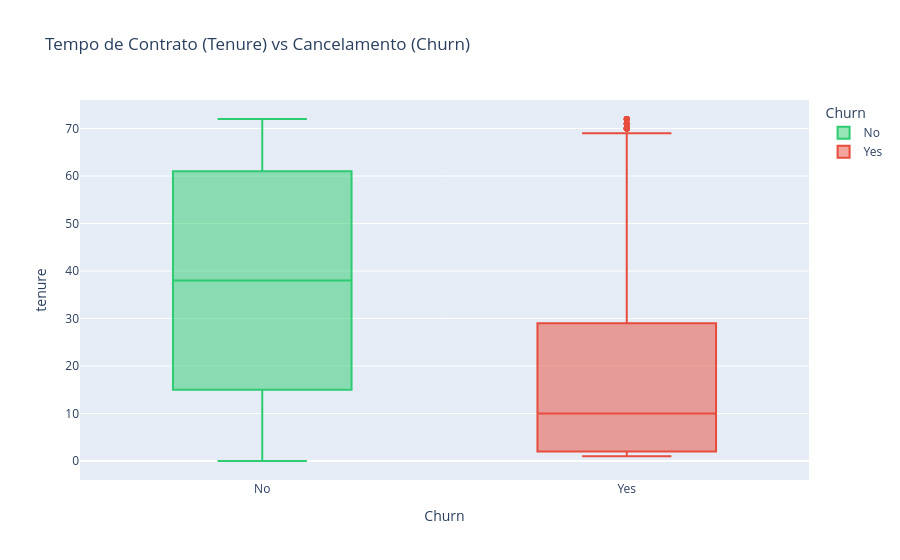

This figure's notebook cell:
### Markdown cell above
● Relação com o alvo (Churn)

### Code cell
print("Cancelamento por tempo de contrato")

fig = px.box(
    df,
    x='Churn',
    y='tenure',
    color='Churn',
    title='Tempo de Contrato (Tenure) vs Cancelamento (Churn)',
    color_discrete_sequence=['#2ecc71', '#e74c3c']
)
fig.show()

### Figure 1 — Plotly figure (JSON) as saved in the notebook; plotly's stock layout.template omitted (floating-point values rounded to 4 significant figures; data arrays with more than 128 entries replaced by an {"elided": "..."} marker saying what was removed)
{"data": [{"alignmentgroup": "True", "hovertemplate": "Churn=%{x}<br>tenure=%{y}<extra></extra>", "legendgroup": "No", "marker": {"color": "#2ecc71"}, "name": "No", "notched": false, "offsetgroup": "No", "orientation": "v", "showlegend": true, "type": "box", "x": {"elided": "5174 str values"}, "x0": " ", "xaxis": "x", "y": {"elided": "5174 int values"}, "y0": " ", "yaxis": "y"}, {"alignmentgroup": "True", "hovertemplate": "Churn=%{x}<br>tenure=%{y}<extra></extra>", "legendgroup": "Yes", "marker": {"color": "#e74c3c"}, "name": "Yes", "notched": false, "offsetgroup": "Yes", "orientation": "v", "showlegend": true, "type": "box", "x": {"elided": "1869 str values"}, "x0": " ", "xaxis": "x", "y": {"elided": "1869 int values"}, "y0": " ", "yaxis": "y"}], "layout": {"boxmode": "overlay", "legend": {"title": {"text": "Churn"}, "tracegroupgap": 0}, "title": {"text": "Tempo de Contrato (Tenure) vs Cancelamento (Churn)"}, "xaxis": {"anchor": "y", "categoryarray": ["No", "Yes"], "categoryorder": "array", "domain": [0, 1], "title": {"text": "Churn"}}, "yaxis": {"anchor": "x", "domain": [0, 1], "title": {"text": "tenure"}}}}
